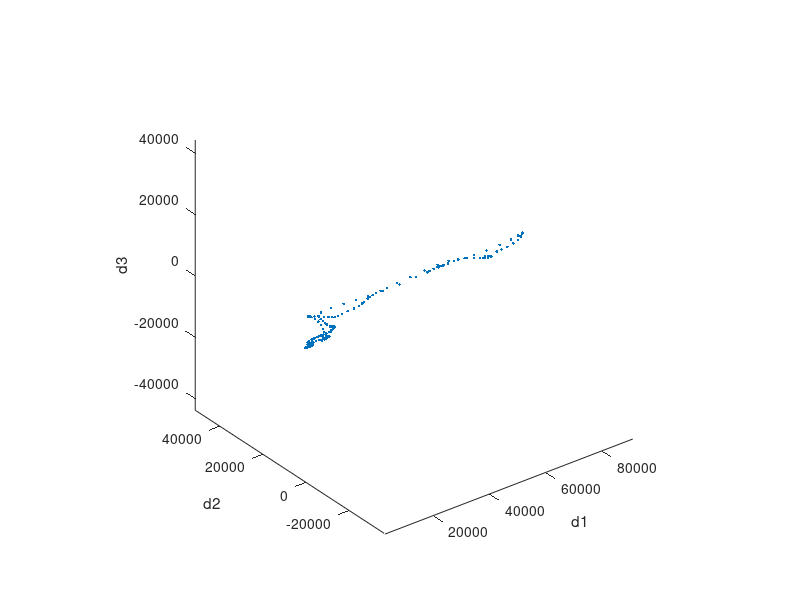

This figure's MATLAB source:
function TestDraw(  )

close all;

%%%%%%%%%%%%%%%%%%%%%%%%%%%%%%%%%%%%%%%%%%%%%%%%%%%%%%%%%%%%%%%%
% Eigenvalues = importdata('Eigenvalues.txt','\t');
% [m n] = size(Eigenvalues);
% startend = sprintf('[1,%d]', m);
% disp(strcat(startend,'rows of data are imported.'));
% valStartEndRow = input(strcat('Input training [start end]rows ', startend,':'));
% startRow = 1; endRow = m;
% if ~isempty(valStartEndRow)
%     startRow = valStartEndRow(1);
%     endRow = valStartEndRow(2);
% end;
% 
% %S = cov(Eigenvalues(startRow:endRow, :));
% 
% [coeff score latent] = princomp(Eigenvalues(startRow:endRow, :));
% 
% valStartEndRow = input(strcat('Input testing [start end]rows ', startend,':'));
% startRow = 1; endRow = m;
% if ~isempty(valStartEndRow)
%     startRow = valStartEndRow(1);
%     endRow = valStartEndRow(2);
% end;
% standardizedData = zscore(Eigenvalues(startRow:endRow,:));
% transferedData = standardizedData*coeff;
% s1 = transferedData(:,1);
% s2 = transferedData(:,2);
% s3 = transferedData(:,3);
% avgS1 = s1; %getAverage(s1);
% avgS2 = s2; %getAverage(s2);
% avgS3 = s3; %getAverage(s3);
% figure;
% subplot(221); plot(avgS1);
% subplot(222); plot(avgS2);
% subplot(223); plot(avgS3);
% 
% avgSsum=sqrt(avgS1.*avgS1+avgS2.*avgS2+avgS3.*avgS3);
% subplot(224); plot(avgSsum);
% 
%     function avg = getAverage(si)
%         avg=zeros(floor(m/30),1);
%         j=1;
%         for i=1:30:m-29
%             avg(j) = mean(si(i:(i+29)));
%             j = j + 1;
%         end
%     end

%%%%%%%%%%%%%%%%%%%%%%%%%%%%%%%%%%%%%%%%%%%%%%%%%%%%%%%%%%%%%%
% load 1-nbin
% load 1-xbin
% figure, bar(xbin_p,nbin_p);
% set(gca,'YLim', [0 max(nbin_p)]);
% xlabel('s','fontsize', 20); ylabel('f','fontsize', 20);
% 
% load 2-nbin
% load 2-xbin
% figure, bar(xbin_p,nbin_p);
% set(gca,'YLim', [0 max(nbin_p)]);
% xlabel('s','fontsize', 20); ylabel('f','fontsize', 20);
% 
% load 3-nbin
% load 3-xbin
% figure, bar(xbin_p,nbin_p);
% set(gca,'YLim', [0 max(nbin_p)]);
% xlabel('s','fontsize', 20); ylabel('f','fontsize', 20);
% 
% load 4-nbin
% load 4-xbin
% figure, bar(xbin_p,nbin_p);
% set(gca,'YLim', [0 max(nbin_p)]);
% xlabel('s','fontsize', 20); ylabel('f','fontsize', 20);


%%%%%%%%%%%%%%%%%%%%%%%%%%%%%%%%%%%%%%%%%%%%%%%%%%%%%%%%%%%%%%%
Eigenvalues = importdata('Eigenvalues.txt','\t');
d1 = Eigenvalues(:,1)'; d2 = Eigenvalues(:,2)'; d3 = Eigenvalues(:,3)';

% figure, hist(d1);
% figure, hist(d2);
% figure, hist(d3);

% d1 = zscore(d1);
% d2 = zscore(d2);
% d3 = zscore(d3);

figure, plot3(d1,d2,d3,'.'); axis equal
xlabel('d1');
ylabel('d2');
zlabel('d3');

%%%%%%%%%%%%%%%%%%%%%%%%%%%%%%%%%%%%%%%%%%%%%%%%%%%%%%%%%%%%%%

end